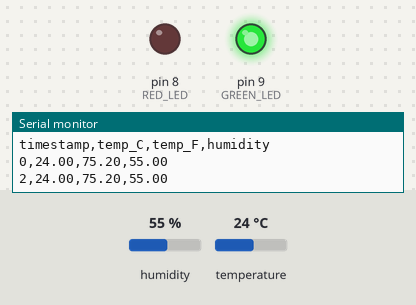
This sketch was run on a simulated Arduino Uno, built with avr-gcc and run on an emulated ATmega328P. On the bench: output pins drawn as LEDs (lit = HIGH), the last lines printed to the serial monitor. The test bench sets the inputs (shaded band); at power-on: humidity 55 %, temperature 24 °C.

Above: at 2.8 s.
2.9 s: humidity set to 79 %
5.6 s: humidity set to 82 %
At 6.9 s:
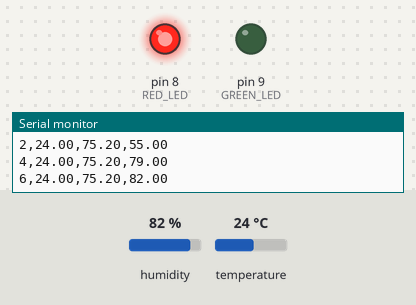
8.3 s: humidity set to 22 %
At 10.5 s:
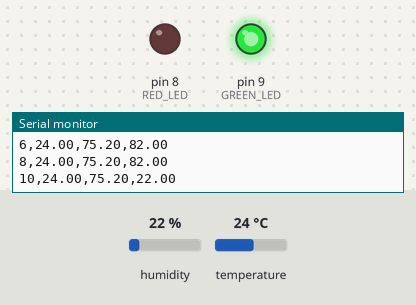
11.5 s: humidity set to 88 %
At 13.5 s:
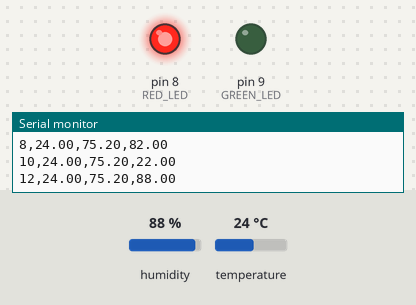
Timing chart, 0 to 15.0 s (numbered marks = the images above; inputs shaded):
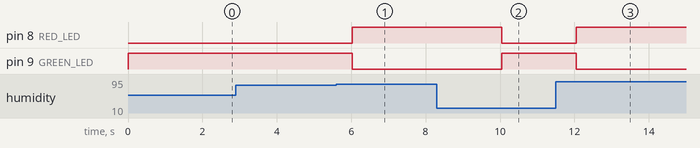

The sketch:

environment_monitoring.ino
```cpp
/*
 * Author: Puthiyaraj P
 * Date: 04-07-2026
 * Description: Environmental Monitoring Station using DHT11 Sensor
 * IIT Jammu Summer School 2026 - IoT Assignment Q21
 */
#include <DHT.h>

#define DHTPIN 2
#define DHTTYPE DHT22

#define RED_LED 8
#define GREEN_LED 9

DHT dht(DHTPIN, DHTTYPE);

unsigned long startTime;

void setup() {
  Serial.begin(9600);

  pinMode(RED_LED, OUTPUT);
  pinMode(GREEN_LED, OUTPUT);

  dht.begin();

  startTime = millis();

  Serial.println("timestamp,temp_C,temp_F,humidity");
}

void loop() {

  float tempC = dht.readTemperature();
  float humidity = dht.readHumidity();
  float tempF = dht.readTemperature(true);

  if (isnan(tempC) || isnan(humidity) || isnan(tempF)) {
    Serial.println("Failed to read DHT sensor!");
    delay(2000);
    return;
  }

  unsigned long timeStamp = millis() / 1000;

  Serial.print(timeStamp);
  Serial.print(",");
  Serial.print(tempC);
  Serial.print(",");
  Serial.print(tempF);
  Serial.print(",");
  Serial.println(humidity);

  if (tempC > 35 || humidity > 80) {
    digitalWrite(RED_LED, HIGH);
    digitalWrite(GREEN_LED, LOW);
  }
  else {
    digitalWrite(RED_LED, LOW);
    digitalWrite(GREEN_LED, HIGH);
  }

  delay(2000);
}
```

Measured:
- the behaviour switches between 80 and 81 % on humidity (found by bisection; images 0 and 1)
- after the input at 5.6 s, pin 8 (RED_LED): LOW → HIGH after 0.43 s; pin 9 (GREEN_LED): HIGH → LOW after 0.43 s
- after the input at 8.3 s, pin 8 (RED_LED): HIGH → LOW after 1.7 s; pin 9 (GREEN_LED): LOW → HIGH after 1.7 s
- after the input at 11.5 s, pin 8 (RED_LED): LOW → HIGH after 0.55 s; pin 9 (GREEN_LED): HIGH → LOW after 0.55 s
